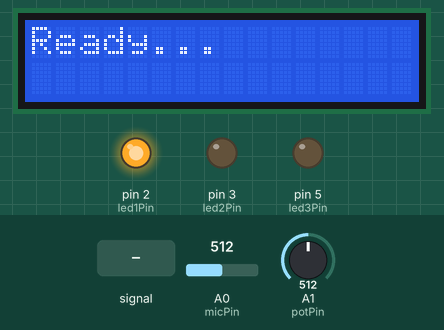
Recording of a sketch running on a simulated Arduino Uno, built with avr-gcc and run on an emulated ATmega328P. Shown: 16×2 character LCD, output pins drawn as LEDs (lit = HIGH). The inputs (shaded band) are chosen by the test bench; at power-on: A1 (potPin) = 512, A0 (micPin) = 512. What the sketch prints to the serial monitor is not drawn.

Above: at 5.7 s.
7.9 s: A0 (micPin) fed a 200 Hz sine of ±81 counts around its level
At 8.48 s:
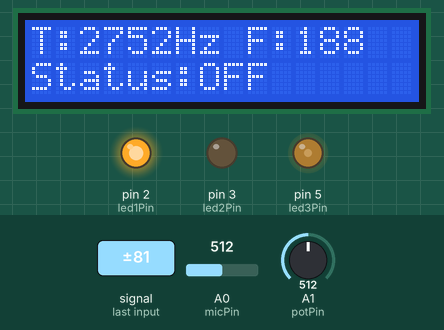
10.9 s: A0 (micPin) fed a 1000 Hz sine of ±255 counts around its level
At 11.4 s:
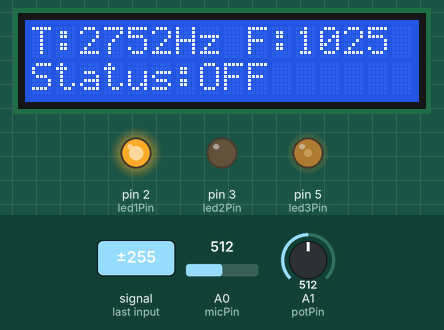
13.9 s: A1 (potPin) set to 122
At 14.6 s:
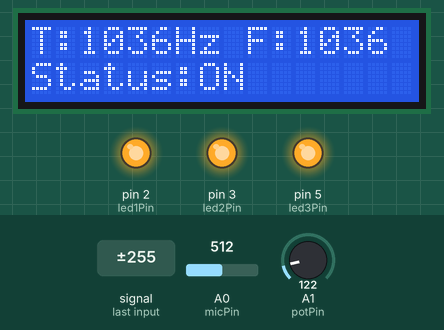
16.9 s: A0 (micPin) set to 716
18.6 s: A0 (micPin) fed a 50 Hz sine of ±306 counts around its level
At 20.0 s:
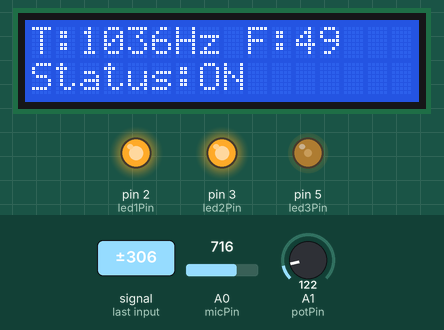
21.2 s: A1 (potPin) set to 104
At 22.9 s:
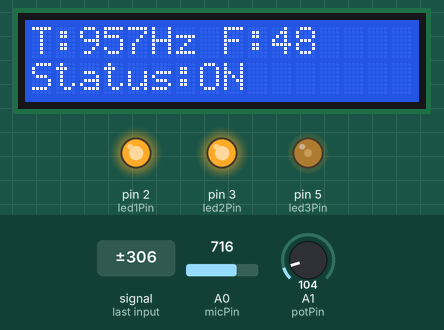
Timing chart, 0 to 24.4 s (numbered marks = the images above; inputs shaded):
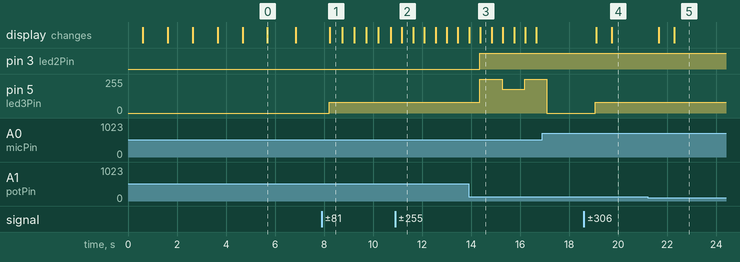

The sketch:

freq_detector.ino
```cpp
#include <Wire.h>
#include <LiquidCrystal_I2C.h>

LiquidCrystal_I2C lcd(0x27, 16, 2);

const int micPin = A0;
const int potPin = A1;
const int led1Pin = 2;  // LED1: Delay status
const int led2Pin = 3;  // LED2: Device ON/OFF status (MAX BRIGHTNESS ONLY)
const int led3Pin = 5;  // LED3: Brightness based on frequency accuracy
const int crossingTarget = 20;
const int minAmplitude = 30;
const float correctionFactor = 0.94;

bool deviceState = false;
bool wasInRange = false;
float lastFrequency = 0;
bool readyToDetect = false;

void setup() {
  Serial.begin(9600);
  lcd.init();
  lcd.backlight();
  lcd.print("Initializing...");

  pinMode(led1Pin, OUTPUT);
  pinMode(led2Pin, OUTPUT);
  pinMode(led3Pin, OUTPUT);
  digitalWrite(led1Pin, LOW);
  digitalWrite(led2Pin, LOW);
  digitalWrite(led3Pin, LOW);

  // Speed up ADC
  ADCSRA &= ~((1 << ADPS2) | (1 << ADPS1) | (1 << ADPS0));
  ADCSRA |= (1 << ADPS2);

  delay(500);

  for (int i = 5; i > 0; i--) {
    lcd.clear();
    lcd.setCursor(0, 0);
    lcd.print("Starting in: ");
    lcd.print(i);
    lcd.print(" sec");
    delay(1000);
  }

  readyToDetect = true;
  digitalWrite(led1Pin, HIGH);  // Turn on LED1 after countdown
  lcd.clear();
  lcd.print("Ready...");
  delay(1000);
}

void loop() {
  if (!readyToDetect) return;

  // Read and smooth potentiometer input
  long total = 0;
  const int samples = 10;

  for (int i = 0; i < samples; i++) {
    total += analogRead(potPin);
    delay(2);
  }

  int potValue = total / samples;
  float targetFreq = map(potValue, 0, 1023, 500, 5000);

  int crossings = 0;
  bool prevHigh = false;
  int minVal = 1023, maxVal = 0;
  unsigned long sampleStart = millis();

  while (millis() - sampleStart < 100) {
    int val = analogRead(micPin);
    minVal = min(minVal, val);
    maxVal = max(maxVal, val);
  }

  int threshold = (minVal + maxVal) / 2;

  if ((maxVal - minVal) < minAmplitude && !deviceState) {
    analogWrite(led3Pin, 0);
    digitalWrite(led2Pin, LOW);
    printStatus(targetFreq, 0, "No Signal");
    delay(300);
    return;
  }

  if ((maxVal - minVal) < minAmplitude && deviceState) {
    analogWrite(led3Pin, 0);
    digitalWrite(led2Pin, HIGH);
    printStatus(targetFreq, lastFrequency, "ON");
    delay(300);
    return;
  }

  unsigned long startTime = micros();
  while (crossings < crossingTarget) {
    int current = analogRead(micPin);
    bool currentHigh = current > threshold;

    if (currentHigh != prevHigh) {
      crossings++;
      prevHigh = currentHigh;
    }

    if (micros() - startTime > 1000000) {
      analogWrite(led3Pin, 0);
      digitalWrite(led2Pin, deviceState ? HIGH : LOW);
      printStatus(targetFreq, deviceState ? lastFrequency : 0, deviceState ? "ON" : "Too Slow");
      return;
    }
  }

  unsigned long duration = micros() - startTime;
  float freq = ((crossings / 2.0) / (duration / 1000000.0)) * correctionFactor;

  int brightness;
  float error = abs(freq - targetFreq);
  if (error <= 50) {
    brightness = 255;
  } else if (error <= 200) {
    brightness = 180;
  } else {
    brightness = 80;
  }

  analogWrite(led3Pin, brightness);

  bool inRange = error <= 100;
  if (inRange && !wasInRange) {
    deviceState = !deviceState;
  }

  wasInRange = inRange;
  lastFrequency = freq;

  digitalWrite(led2Pin, deviceState ? HIGH : LOW);
  printStatus(targetFreq, freq, deviceState ? "ON" : "OFF");

  delay(300);
}

void printStatus(float target, float measured, String status) {
  Serial.print("Target: ");
  Serial.print(target, 1);
  Serial.print(" Hz | Measured: ");
  Serial.print(measured, 1);
  Serial.print(" Hz | Status: ");
  Serial.println(status);

  lcd.clear();
  lcd.setCursor(0, 0);
  lcd.print("T:");
  lcd.print(target, 0);
  lcd.print("Hz F:");
  lcd.print(measured, 0);
  lcd.setCursor(0, 1);
  lcd.print("Status:");
  lcd.print(status);
}
```

Measured:
- after the input at 7.9 s, pin 5 (led3Pin): 0/255 → 80/255 after 0.31 s; the display: changes after 0.34 s (image 1)
- after the input at 13.9 s, pin 3 (led2Pin): LOW → HIGH after 0.45 s; pin 5 (led3Pin): 80/255 → 255/255 after 0.45 s, → 180/255 0.92 s later, → 255/255 0.91 s later; the display: first differs from a run without the input after 0.48 s (image 3)
- after the input at 18.6 s, pin 5 (led3Pin): 0/255 → 80/255 after 0.47 s; the display: first changes after 0.50 s (image 4 shows a later state)
- after the input at 21.2 s, the display: first changes after 0.46 s (image 5 shows a later state)
- what the display in image 0 shows lasts 1.1 s, from 5.7 s to 6.8 s
- what the display in image 1 shows lasts 0.5 s, from 8.2 s to 8.7 s
